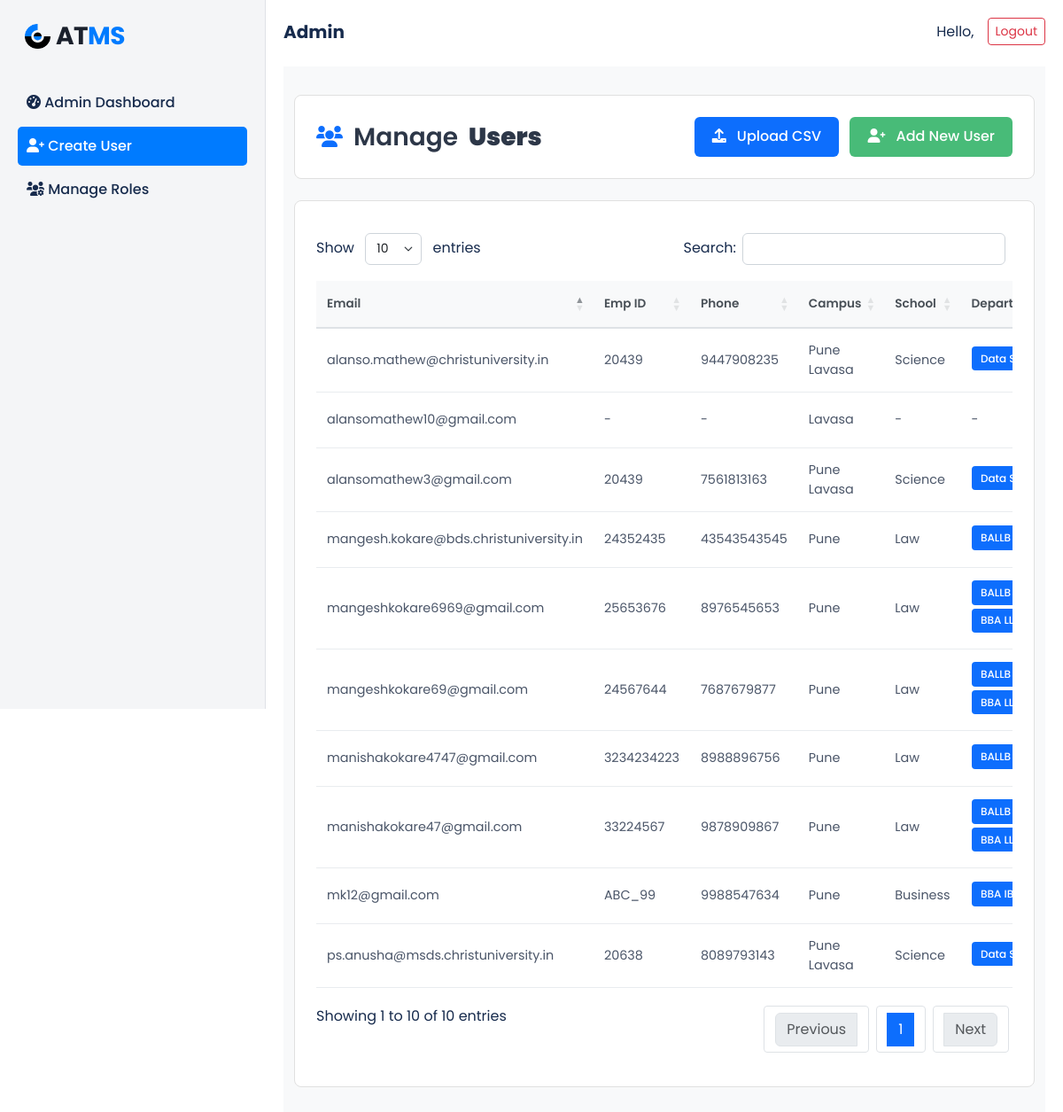
The page /accounts/create_user/ on the database its author committed.
### accounts/models.py (models this page shows, shortened)
class CustomUser(AbstractUser):
    emp_id = models.CharField(max_length=20, blank=True, null=True)
    campus = models.ForeignKey('Campus', on_delete=models.SET_NULL, null=True, blank=True)
    school = models.ForeignKey('School', on_delete=models.SET_NULL, null=True, blank=True)
    department = models.ManyToManyField('Department', blank=True)
    phone_number = models.CharField(max_length=15, blank=True, null=True)
    gender = models.CharField(max_length=10, blank=True, null=True)
    phone_no = models.CharField(max_length=15, blank=True, null=True)
    role = models.CharField(
        max_length=10,
        choices=[('admin', 'Admin'), ('hod', 'HOD'), ('staff', 'Staff'), ('student', 'Student')],
        blank=True, null=True,
    )
    email = models.EmailField(unique=True)
    USERNAME_FIELD = 'email'  # login using email
    REQUIRED_FIELDS = ['username']        # must NOT include 'email'

class Campus(models.Model):
    name = models.CharField(max_length=255)

class School(models.Model):
    name = models.CharField(max_length=255)
    campus = models.ForeignKey(Campus, on_delete=models.CASCADE)

class Department(models.Model):
    name = models.CharField(max_length=255)
    school = models.ForeignKey(School, on_delete=models.CASCADE)
    campus = models.ForeignKey(Campus, on_delete=models.CASCADE)

### accounts/views.py (the view, shortened to what this page needs)
# urls.py: path('create_user/', views.create_user, name='create_user'),
def create_user(request):
    campuses = Campus.objects.all()
    schools = School.objects.all()
    departments = Department.objects.all()
    users = CustomUser.objects.all().order_by('-id')  # newest first
    context = {
        'campuses': campuses,
        'schools': schools,
        'departments': departments,
        'users': users
    }
    return render(request, 'accounts/create_user.html', context)

### accounts/context_processors.py (called while the page is built)
def all_projects(request):
    projects = Project.objects.all()
    return {'projects': projects}

def global_teams_and_students(request):
    teams = Team.objects.all()
    students = User.objects.filter(role='staff')
    return {
        'teams': teams,
        'students': students
    }

### accounts/templates/accounts/create_user.html (shortened to what this page needs)
{% extends 'admin_base.html' %}
{% load static %}
{% block content %}
<link rel="stylesheet" type="text/css" href="https://cdn.datatables.net/1.13.6/css/dataTables.bootstrap5.min.css">
<div class="users-container">
    <div class="container-xl">
        <div class="page-header-card">
            <div class="row align-items-center">
                <div class="col-sm-6">
                    <h2 class="page-title">
                        <i class="fa fa-users"></i>
                        Manage <b>Users</b>
                    </h2>
                </div>
                <div class="col-sm-6 text-end">
                    <button class="upload-csv-btn" data-bs-toggle="collapse" data-bs-target="#uploadCsvForm">
                        <i class="fa fa-upload"></i> Upload CSV
                    </button>
                    <button class="add-user-btn" data-bs-toggle="collapse" data-bs-target="#addUserForm">
                        <i class="fa fa-user-plus"></i> Add New User
                    </button>
                </div>
            </div>
        </div>
        {% if users %}
        <div class="table-card">
            <div class="table-responsive">
                <table class="table enhanced-table align-middle mb-0" id="usersDataTable">
                    <thead>
                        <tr>
                            <th>Email</th>
                            <th>Emp ID</th>
                            <th>Phone</th>
                            <th>Campus</th>
                            <th>School</th>
                            <th>Departments</th>
                        </tr>
                    </thead>
                    <tbody>
                        {% for user in users %}
                        <tr data-user-id="{{ user.id }}">
                            <form method="POST" action="{% url 'accounts:update_user_role' user.id %}" class="user-edit-form">
                                <td>
                                    <span class="view-mode">{{ user.email }}</span>
                                </td>
                                <td>
                                    <span class="view-mode">{{ user.emp_id|default:"-" }}</span>
                                </td>
                                <td>
                                    <span class="view-mode">{{ user.phone_number|default:"-" }}</span>
                                </td>
                                <td>
                                    <span class="view-mode">{{ user.campus.name|default:"-" }}</span>
                                </td>
                                <td>
                                    <span class="view-mode">{{ user.school.name|default:"-" }}</span>
                                </td>
                                <td>
                                    <span class="view-mode">
                                        {% if user.department.all %}
                                            {% for dept in user.department.all %}
                                                <span class="badge-dept">{{ dept.name }}</span>
                                            {% endfor %}
                                        {% else %}
                                            -
                                        {% endif %}
                                    </span>
                                </td>
                            </form>
                        </tr>
                        {% endfor %}
                    </tbody>
                </table>
            </div>
        </div>
        {% endif %}
    </div>
</div>
{% endblock %}

### templates/admin_base.html (style rules this page uses)
:root { --atms-blue: #007bff; --sidebar-bg: #f4f5f7; --main-bg: #ffffff; --primary-text: #172b4d; --secondary-text: #6b778c; --border-color: #dfe1e6; --card-shadow: 0 1px 0 rgba(9, 30, 66, 0.25); }
body { font-family: 'Poppins', sans-serif; background-color: var(--main-bg); color: var(--primary-text); }

### accounts/templates/accounts/create_user.html (style rules this page uses)
.users-container { background: #f8f9fa; min-height: 100vh; padding: 2rem 0; }
.page-header-card { background: #ffffff; border-radius: 8px; padding: 1.5rem; margin-bottom: 1.5rem; border: 1px solid #e0e0e0; }
.page-title { color: #2d3748; font-weight: 600; font-size: 1.75rem; margin: 0; display: flex; align-items: center; gap: 0.75rem; }
.page-title i { color: #0d6efd; font-size: 1.5rem; }
.add-user-btn { background: #48bb78; border: none; padding: 0.65rem 1.25rem; border-radius: 6px; color: white; font-weight: 500; transition: background 0.2s ease; }
.add-user-btn i { margin-right: 0.5rem; }
.upload-csv-btn { background: #0d6efd; border: none; padding: 0.65rem 1.25rem; border-radius: 6px; color: white; font-weight: 500; transition: background 0.2s ease; margin-right: 0.5rem; }
.upload-csv-btn i { margin-right: 0.5rem; }
.table-card { background: #ffffff; border-radius: 8px; overflow: hidden; border: 1px solid #e0e0e0; padding: 1.5rem; }
.enhanced-table { margin: 0; font-size: 0.9rem; width: 100% !important; }
.enhanced-table thead th { background: #f8f9fa; color: #495057; font-weight: 600; font-size: 0.85rem; padding: 1rem 0.75rem; border-bottom: 2px solid #dee2e6; }
.enhanced-table tbody tr { transition: background 0.2s ease; border-bottom: 1px solid #e9ecef; }
.enhanced-table tbody td { padding: 0.875rem 0.75rem; vertical-align: middle; color: #4a5568; }
.badge-dept { background: #0d6efd; color: white; padding: 0.3rem 0.65rem; border-radius: 4px; font-size: 0.75rem; font-weight: 500; margin-right: 0.25rem; margin-bottom: 0.25rem; display: inline-block; }
.user-edit-form { display: contents; }

### rows shown on the page
CustomUser: email "alansomathew3@gmail.com", emp_id "20439", phone_number "7561813163", campus.name "Pune Lavasa", school.name "Science"
Department: name "Data…"
CustomUser: email "ps.anusha@msds.christuniversity.in", emp_id "20638", phone_number "8089793143", campus.name "Pune Lavasa", school.name "Science"
CustomUser: email "alanso.mathew@christuniversity.in", emp_id "20439", phone_number "9447908235", campus.name "Pune Lavasa", school.name "Science"
CustomUser: email "alansomathew10@gmail.com", emp_id "-", phone_number "-", campus.name "Lavasa", school.name "-"
CustomUser: email "manishakokare4747@gmail.com", emp_id "3234234223", phone_number "8988896756", campus.name "Pune", school.name "Law"
Department: name "BALLB"
CustomUser: email "mangeshkokare69@gmail.com", emp_id "24567644", phone_number "7687679877", campus.name "Pune", school.name "Law"
Department: name "BBA…"
CustomUser: email "mangeshkokare6969@gmail.com", emp_id "25653676", phone_number "8976545653", campus.name "Pune", school.name "Law"
CustomUser: email "manishakokare47@gmail.com", emp_id "33224567", phone_number "9878909867", campus.name "Pune", school.name "Law"
CustomUser: email "mk12@gmail.com", emp_id "ABC_99", phone_number "9988547634", campus.name "Pune", school.name "Business"
Department: name "BBA IB"
CustomUser: email "mangesh.kokare@bds.christuniversity.in", emp_id "24352435", phone_number "43543543545", campus.name "Pune", school.name "Law"
